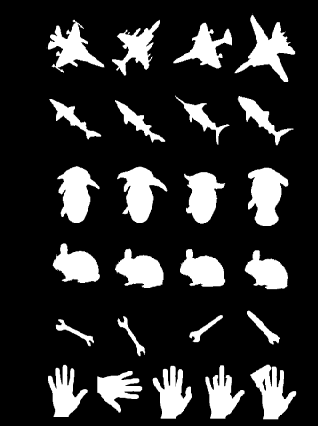
#> input picture Photos/objects.png, 318 x 426 px, found by its file name
$ python shapes.py
#> lines starting #> are read from the running program, lines starting #| are printed output that depends on the picture; after the words box and inside, x2 and y2 are one past the last pixel; in counts of white or black regions, pixels touching at a corner belong together
import numpy as np
import cv2
import matplotlib.pyplot as plt

colors = ['green', 'orange', 'brown', 'dodgerblue', 'red', 'blue']
image = cv2.imread("Photos\objects.png", 0)
#> image is the input picture: shape (426, 318); min 0, max 255, mean 43.7

(thresh, binary) = cv2.threshold(image, 90, 255, cv2.THRESH_BINARY)
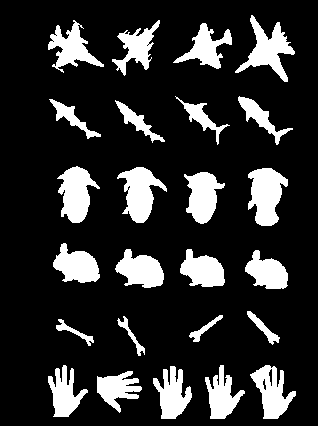
#> binary: shape (426, 318); 17.6% white; 25 white regions, largest, box (x1, y1, x2, y2) and area: (248, 168, 288, 226) 1547, (235, 15, 295, 82) 1459, (117, 167, 167, 223) 1454
kernel = np.ones((10, 60), np.uint8)
dilate = cv2.dilate(binary, kernel, iterations = 1)
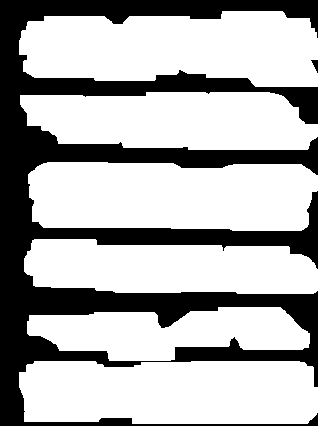
#> dilate: shape (426, 318); 68.7% white; 2 black regions, box (x1, y1, x2, y2) and area: (0, 0, 318, 426) 42381, (311, 60, 318, 73) 49

n_components, labels, stats, centroids = cv2.connectedComponentsWithStats(dilate, connectivity = 8)
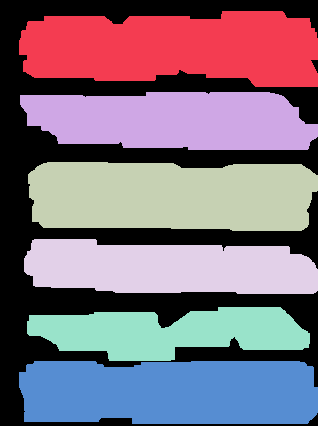
#> labels: shape (426, 318) int32; 7 distinct labels, from 0 to 6; one colour per label, 0 black
#> n_components = 7; stats = [[0, 0, 318, 426, 42430], [19, 11, 299, 76, 18641], [20, 92, 298, 58, 14525], [28, 162, 290, 69, 18172], [24, 239, 294, 55, 13505], [27, 307, 283, 54, 10450], [19, 361, 299, 63, 17745]]; centroids = [[129.8, 201.7], [174, 47.7], [173.3, 120.1], [171.6, 195.8], [169.1, 267.6], [169.9, 331.7], [170.5, 392]]
output = image.copy()
for i in range(1, n_components):
    x = stats[i, cv2.CC_STAT_LEFT]
    y = stats[i, cv2.CC_STAT_TOP]
    w = stats[i, cv2.CC_STAT_WIDTH]
    h = stats[i, cv2.CC_STAT_HEIGHT]
    row = image[y:y+h-1, x:x+w-1]
    n_components1, labels1, stats1, centroids1 = cv2.connectedComponentsWithStats(row, connectivity = 8)
    for j in range(1, n_components1):
        x1 = stats1[j, cv2.CC_STAT_LEFT]
        y1 = stats1[j, cv2.CC_STAT_TOP]
        w1 = stats1[j, cv2.CC_STAT_WIDTH]
        h1 = stats1[j, cv2.CC_STAT_HEIGHT]

        cv2.rectangle(output, (x + x1, y + y1), (x + x1 + w1, y + y1 + h1), (255, 0, 255), 2)
        plt.scatter(w1, h1, c = y, cmap = plt.cm.Set1, edgecolor = colors[i-1])
#> this loop made 6 passes
#> (x, y, w, h, n_components1) on passes 1 to 6: (19, 11, 299, 76, 5), (20, 92, 298, 58, 5), (28, 162, 290, 69, 5), (24, 239, 294, 55, 5), (27, 307, 283, 54, 5), (19, 361, 299, 63, 6)
#> pass 1, `n_components1, labels1, stats1, centroids1 = cv2.connectedComponentsWi..`:
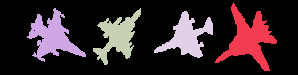
#> labels1: shape (75, 298) int32; 5 distinct labels, from 0 to 4; one colour per label, 0 black
#> after the loop:
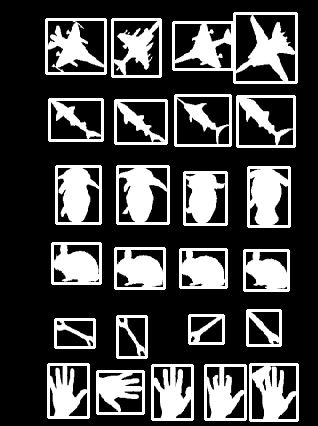
#> output: shape (426, 318); 10.1% of pixels changed, all inside (x1, y1, x2, y2) = (45, 12, 299, 422)
#> after the loop:
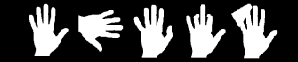
#> row: shape (62, 298); min 0, max 255, mean 74.9


cv2.imshow('output',output)
plt.show()
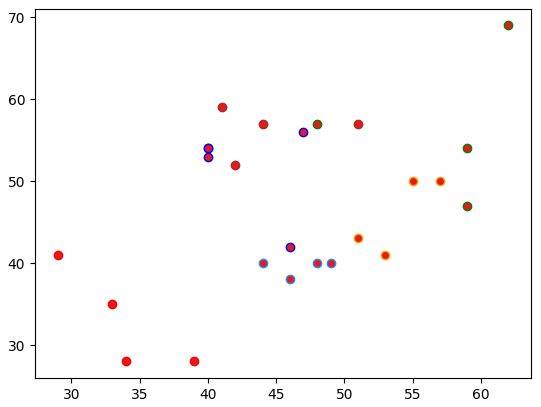
#> figure drawn by matplotlib, 1 panel
cv2.waitKey(0)
cv2.destroyAllWindows()
